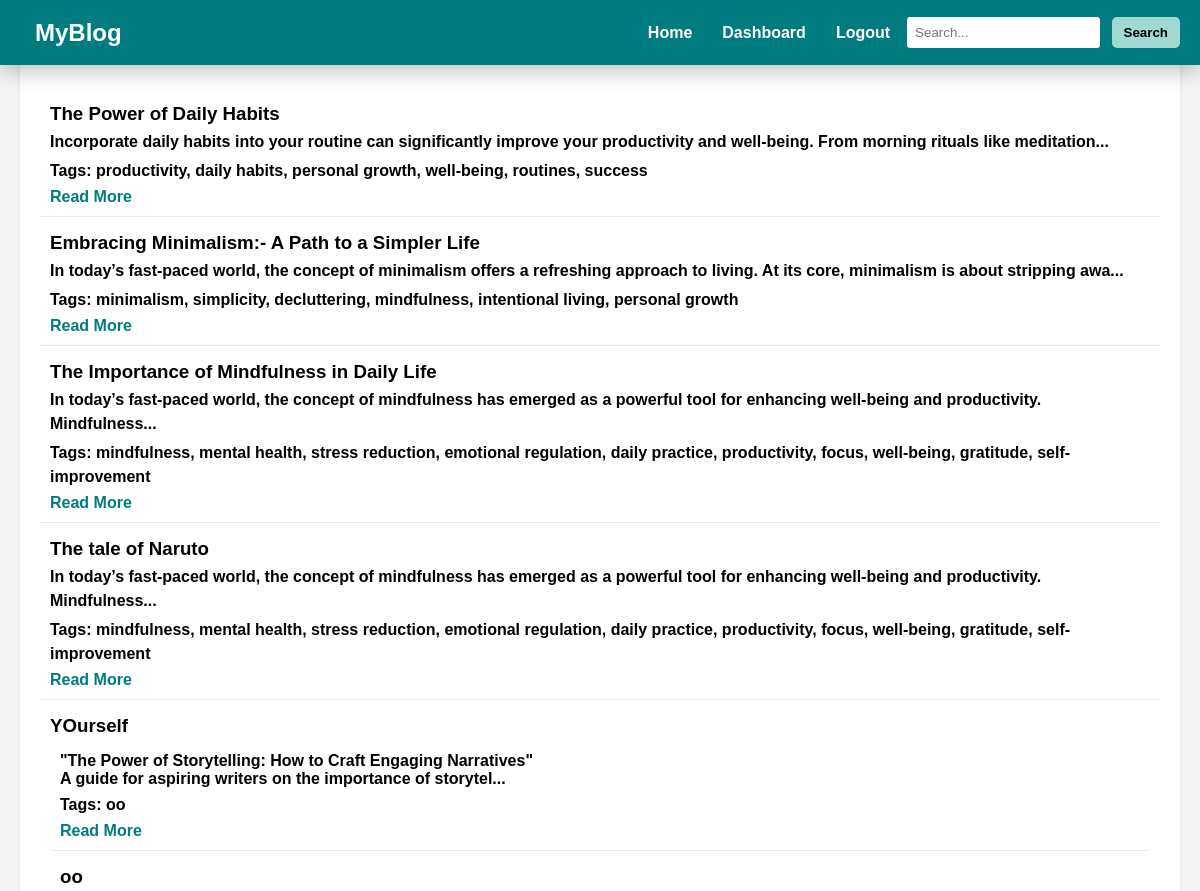
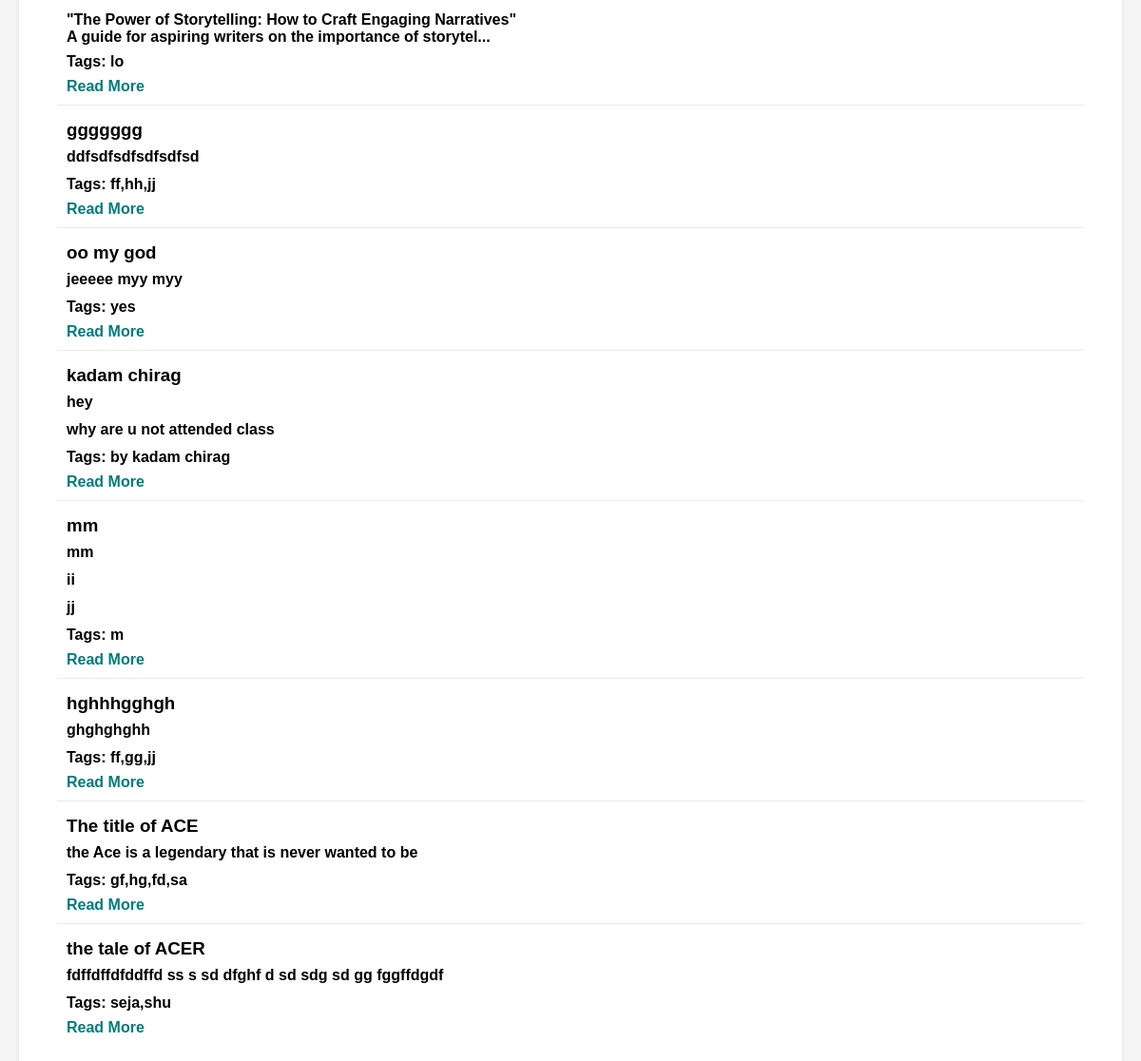
Page /search.php (signed in) on the committed database (2 pictures, top to bottom).
### tables this page shows
CREATE TABLE `posts` (
  `id` int(11) NOT NULL,
  `user_id` int(11) NOT NULL,
  `title` varchar(255) NOT NULL,
  `content` text NOT NULL,
  `tags` varchar(255) NOT NULL,
  `created_at` datetime DEFAULT current_timestamp()
);

### search.php (the view, shortened to what this page needs)
<?php
include('config.php');
$query = isset($_GET['query']) ? htmlspecialchars($_GET['query']) : '';
try {
    $stmt = $conn->prepare("SELECT * FROM posts WHERE title LIKE :query OR tags LIKE :query");
    $searchQuery = "%" . $query . "%";
    $stmt->bindParam(':query', $searchQuery);
    $stmt->execute();
    $posts = $stmt->fetchAll(PDO::FETCH_ASSOC);
} catch (PDOException $e) {
    echo "Error: " . $e->getMessage();
}
?>
<!DOCTYPE html>
<html lang="en">
<head>
    <link rel="stylesheet" href="style.css">
</head>
<body>
<?php
    include('header.php');
?>
<div class="search-results">
    <h2>Search Results for: "<?php echo htmlspecialchars($query); ?>"</h2>
    <?php if (count($posts) > 0): ?>
        <ul>
            <?php foreach ($posts as $post): ?>
                <li>
                    <h3><a style="color: black;" href="post_details.php?id=<?php echo $post['id']; ?>">
                <?php echo htmlspecialchars($post['title']); ?>
            </a></h3>
                    <p>
                    <?php
                    $content = $post['content'];
                    echo (strlen($content) > 150) ? substr($content, 0, 150) . '...' : $content;
                    ?>
                </p>
                    <p><strong>Tags:</strong> <?php echo htmlspecialchars($post['tags']); ?></p>
                    <a href="post_details.php?id=<?php echo $post['id']; ?>">Read More</a>
                </li>
            <?php endforeach; ?>
        </ul>
    <?php else: ?>
        <p>No results found.</p>
    <?php endif; ?>
</div>
</body>
</html>

### style.css (style rules this page uses)
body { margin: 0; padding: 0; box-sizing: border-box; font-family: Arial, sans-serif; background-color: #f5f5f5; }
a { text-decoration: none; color: #007B7F; margin-right: 10px; font-weight: bold; }

### search.php (style rules this page uses)
body { font-family: Arial, sans-serif; margin: 0; padding: 0; background-color: #f4f4f4; }
.search-results { padding: 20px; background-color: white; margin: 20px; border-radius: 8px; box-shadow: 0 2px 4px rgba(0, 0, 0, 0.1); }
.search-results h2 { margin-top: 0; }
.search-results ul { list-style-type: none; padding: 0; }
.search-results li { padding: 10px; border-bottom: 1px solid #eaeaea; }
.search-results li:last-child { border-bottom: none; }
.search-results h3 { margin: 5px 0; }
.search-results p { margin: 5px 0; line-height: 1.5; }

### rows in the picture
posts: title "The Power of Daily Habits", content "Incorporate daily habits into your routine can significantly improve your productivity and well-being. From morning rituals like meditation", tags "productivity, daily habits, personal growth, well-being, routines, success"
posts: title "Embracing Minimalism:- A Path to a Simpler Life", content "In today’s fast-paced world, the concept of minimalism offers a refreshing approach to living. At its core, minimalism is about stripping awa", tags "minimalism, simplicity, decluttering, mindfulness, intentional living, personal growth"
posts: title "The Importance of Mindfulness in Daily Life", content "In today’s fast-paced world, the concept of mindfulness has emerged as a powerful tool for enhancing well-being and productivity. Mindfulness", tags "mindfulness, mental health, stress reduction, emotional regulation, daily practice, productivity, focus, well-being, gratitude, self-improvement"
posts: title "The tale of Naruto", content "In today’s fast-paced world, the concept of mindfulness has emerged as a powerful tool for enhancing well-being and productivity. Mindfulness", tags "mindfulness, mental health, stress reduction, emotional regulation, daily practice, productivity, focus, well-being, gratitude, self-improvement"
posts: title "YOurself", content "\"The Power of Storytelling: How to Craft Engaging Narratives\" A guide for aspiring writers on the importance of storytel", tags "oo"
posts: title "oo", content "\"The Power of Storytelling: How to Craft Engaging Narratives\" A guide for aspiring writers on the importance of storytel", tags "lo"
posts: title "ggggggg", content "ddfsdfsdfsdfsdfsd", tags "ff,hh,jj"
posts: title "oo my god", content "jeeeee myy myy", tags "yes"
posts: title "kadam chirag", content "hey why are u not attended class", tags "by kadam chirag"
posts: title "mm", content "mm ii jj", tags "m"
posts: title "hghhhgghgh", content "ghghghghh", tags "ff,gg,jj"
posts: title "The title of ACE", content "the Ace is a legendary that is never wanted to be", tags "gf,hg,fd,sa"
posts: title "the tale of ACER", content "fdffdffdfddffd ss s sd dfghf d sd sdg sd gg fggffdgdf", tags "seja,shu"
